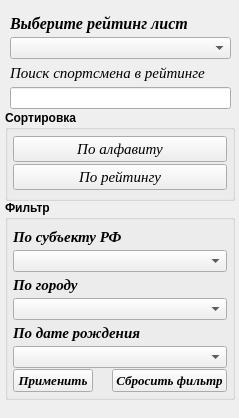
    <widget class="QWidget" name="page_5">
     <property name="geometry">
      <rect>
       <x>0</x>
       <y>0</y>
       <width>239</width>
       <height>418</height>
      </rect>
     </property>
     <attribute name="label">
      <string>Рейтинг</string>
     </attribute>
     <widget class="QGroupBox" name="groupBox_5">
      <property name="geometry">
       <rect>
        <x>5</x>
        <y>110</y>
        <width>230</width>
        <height>91</height>
       </rect>
      </property>
      <property name="font">
       <font>
        <weight>75</weight>
        <bold>true</bold>
       </font>
      </property>
      <property name="title">
       <string>Сортировка</string>
      </property>
      <layout class="QVBoxLayout" name="verticalLayout_15">
       <property name="spacing">
        <number>1</number>
       </property>
       <property name="leftMargin">
        <number>5</number>
       </property>
       <property name="topMargin">
        <number>5</number>
       </property>
       <property name="rightMargin">
        <number>5</number>
       </property>
       <property name="bottomMargin">
        <number>5</number>
       </property>
       <item>
        <widget class="QPushButton" name="Button_sort_alf_R">
         <property name="font">
          <font>
           <family>Times New Roman</family>
           <pointsize>11</pointsize>
           <weight>50</weight>
           <italic>true</italic>
           <bold>false</bold>
          </font>
         </property>
         <property name="text">
          <string>По алфавиту</string>
         </property>
        </widget>
       </item>
       <item>
        <widget class="QPushButton" name="Button_sort_rejting_in_R">
         <property name="font">
          <font>
           <family>Times New Roman</family>
           <pointsize>11</pointsize>
           <weight>50</weight>
           <italic>true</italic>
           <bold>false</bold>
          </font>
         </property>
         <property name="text">
          <string>По рейтингу</string>
         </property>
        </widget>
       </item>
      </layout>
     </widget>
     <widget class="QWidget" name="layoutWidget">
      <property name="geometry">
       <rect>
        <x>10</x>
        <y>10</y>
        <width>221</width>
        <height>99</height>
       </rect>
      </property>
      <layout class="QVBoxLayout" name="verticalLayout_22">
       <property name="spacing">
        <number>1</number>
       </property>
       <item>
        <layout class="QVBoxLayout" name="verticalLayout_17">
         <property name="spacing">
          <number>1</number>
         </property>
         <item>
          <widget class="QLabel" name="label_47">
           <property name="sizePolicy">
            <sizepolicy hsizetype="Expanding" vsizetype="Preferred">
             <horstretch>0</horstretch>
             <verstretch>0</verstretch>
            </sizepolicy>
           </property>
           <property name="font">
            <font>
             <family>Times New Roman</family>
             <pointsize>12</pointsize>
             <weight>75</weight>
             <italic>true</italic>
             <bold>true</bold>
            </font>
           </property>
           <property name="text">
            <string>Выберите рейтинг лист</string>
           </property>
          </widget>
         </item>
         <item>
          <widget class="QComboBox" name="comboBox_choice_R">
           <property name="sizePolicy">
            <sizepolicy hsizetype="Expanding" vsizetype="Fixed">
             <horstretch>0</horstretch>
             <verstretch>0</verstretch>
            </sizepolicy>
           </property>
          </widget>
         </item>
        </layout>
       </item>
       <item>
        <layout class="QVBoxLayout" name="verticalLayout_16">
         <property name="spacing">
          <number>1</number>
         </property>
         <item>
          <widget class="QLabel" name="label_77">
           <property name="font">
            <font>
             <family>Times New Roman</family>
             <pointsize>11</pointsize>
             <weight>50</weight>
             <italic>true</italic>
             <bold>false</bold>
            </font>
           </property>
           <property name="text">
            <string>Поиск спортсмена в рейтинге</string>
           </property>
          </widget>
         </item>
         <item>
          <widget class="QLineEdit" name="lineEdit_find_player_in_R"/>
         </item>
        </layout>
       </item>
      </layout>
     </widget>
     <widget class="QGroupBox" name="groupBox_3">
      <property name="geometry">
       <rect>
        <x>5</x>
        <y>200</y>
        <width>230</width>
        <height>200</height>
       </rect>
      </property>
      <property name="font">
       <font>
        <weight>75</weight>
        <bold>true</bold>
       </font>
      </property>
      <property name="title">
       <string>Фильтр</string>
      </property>
      <layout class="QVBoxLayout" name="verticalLayout_21">
       <property name="spacing">
        <number>1</number>
       </property>
       <property name="leftMargin">
        <number>5</number>
       </property>
       <property name="topMargin">
        <number>5</number>
       </property>
       <property name="rightMargin">
        <number>5</number>
       </property>
       <property name="bottomMargin">
        <number>5</number>
       </property>
       <item>
        <layout class="QVBoxLayout" name="verticalLayout_18">
         <property name="spacing">
          <number>1</number>
         </property>
         <item>
          <widget class="QLabel" name="label_9">
           <property name="sizePolicy">
            <sizepolicy hsizetype="Expanding" vsizetype="Preferred">
             <horstretch>0</horstretch>
             <verstretch>0</verstretch>
            </sizepolicy>
           </property>
           <property name="font">
            <font>
             <family>Times New Roman</family>
             <pointsize>11</pointsize>
             <weight>75</weight>
             <italic>true</italic>
             <bold>true</bold>
            </font>
           </property>
           <property name="text">
            <string>По субъекту РФ</string>
           </property>
          </widget>
         </item>
         <item>
          <widget class="QComboBox" name="comboBox_filter_region_in_R">
           <property name="sizePolicy">
            <sizepolicy hsizetype="Expanding" vsizetype="Fixed">
             <horstretch>0</horstretch>
             <verstretch>0</verstretch>
            </sizepolicy>
           </property>
          </widget>
         </item>
        </layout>
       </item>
       <item>
        <layout class="QVBoxLayout" name="verticalLayout_19">
         <property name="spacing">
          <number>1</number>
         </property>
         <item>
          <widget class="QLabel" name="label_23">
           <property name="sizePolicy">
            <sizepolicy hsizetype="Expanding" vsizetype="Preferred">
             <horstretch>0</horstretch>
             <verstretch>0</verstretch>
            </sizepolicy>
           </property>
           <property name="font">
            <font>
             <family>Times New Roman</family>
             <pointsize>11</pointsize>
             <weight>75</weight>
             <italic>true</italic>
             <bold>true</bold>
            </font>
           </property>
           <property name="text">
            <string>По городу</string>
           </property>
          </widget>
         </item>
         <item>
          <widget class="QComboBox" name="comboBox_filter_city_in_R">
           <property name="sizePolicy">
            <sizepolicy hsizetype="Expanding" vsizetype="Fixed">
             <horstretch>0</horstretch>
             <verstretch>0</verstretch>
            </sizepolicy>
           </property>
          </widget>
         </item>
        </layout>
       </item>
       <item>
        <layout class="QVBoxLayout" name="verticalLayout_20">
         <property name="spacing">
          <number>1</number>
         </property>
         <item>
          <widget class="QLabel" name="label_35">
           <property name="sizePolicy">
            <sizepolicy hsizetype="Expanding" vsizetype="Preferred">
             <horstretch>0</horstretch>
             <verstretch>0</verstretch>
            </sizepolicy>
           </property>
           <property name="font">
            <font>
             <family>Times New Roman</family>
             <pointsize>11</pointsize>
             <weight>75</weight>
             <italic>true</italic>
             <bold>true</bold>
            </font>
           </property>
           <property name="text">
            <string>По дате рождения</string>
           </property>
          </widget>
         </item>
         <item>
          <widget class="QComboBox" name="comboBox_filter_date_in_R">
           <property name="sizePolicy">
            <sizepolicy hsizetype="Expanding" vsizetype="Fixed">
             <horstretch>0</horstretch>
             <verstretch>0</verstretch>
            </sizepolicy>
           </property>
          </widget>
         </item>
        </layout>
       </item>
       <item>
        <layout class="QHBoxLayout" name="horizontalLayout_14">
         <item>
          <widget class="QPushButton" name="Button_filter_R">
           <property name="sizePolicy">
            <sizepolicy hsizetype="Expanding" vsizetype="Fixed">
             <horstretch>0</horstretch>
             <verstretch>0</verstretch>
            </sizepolicy>
           </property>
           <property name="font">
            <font>
             <family>Times New Roman</family>
             <pointsize>10</pointsize>
             <italic>true</italic>
            </font>
           </property>
           <property name="text">
            <string>Применить</string>
           </property>
          </widget>
         </item>
         <item>
          <spacer name="horizontalSpacer_6">
           <property name="orientation">
            <enum>Qt::Horizontal</enum>
           </property>
           <property name="sizeHint" stdset="0">
            <size>
             <width>40</width>
             <height>20</height>
            </size>
           </property>
          </spacer>
         </item>
         <item>
          <widget class="QPushButton" name="Button_reset_fltr_in_R">
           <property name="sizePolicy">
            <sizepolicy hsizetype="Expanding" vsizetype="Fixed">
             <horstretch>0</horstretch>
             <verstretch>0</verstretch>
            </sizepolicy>
           </property>
           <property name="font">
            <font>
             <family>Times New Roman</family>
             <pointsize>10</pointsize>
             <italic>true</italic>
            </font>
           </property>
           <property name="text">
            <string>Сбросить фильтр</string>
           </property>
          </widget>
         </item>
        </layout>
       </item>
      </layout>
     </widget>
    </widget>
